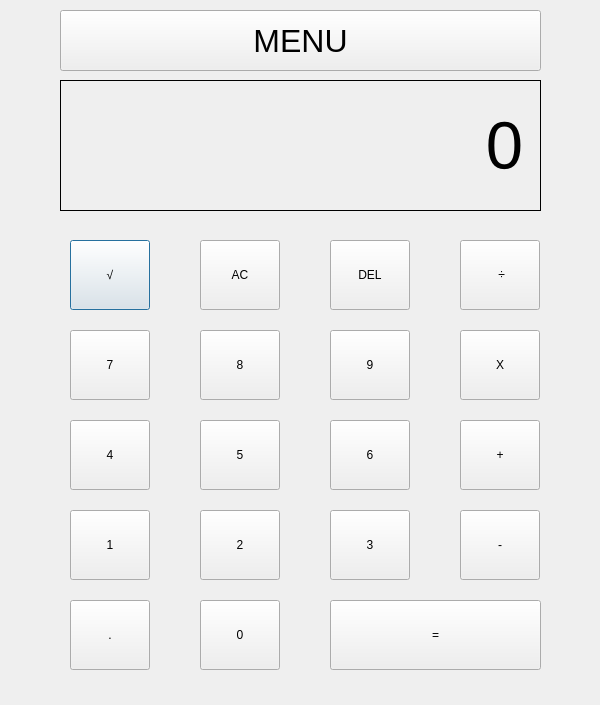
<?xml version="1.0" encoding="UTF-8"?>
<ui version="4.0">
 <class>Dialog</class>
 <widget class="QDialog" name="Dialog">
  <property name="geometry">
   <rect>
    <x>0</x>
    <y>0</y>
    <width>600</width>
    <height>705</height>
   </rect>
  </property>
  <property name="windowTitle">
   <string>Dialog</string>
  </property>
  <widget class="QLabel" name="DISPLAY">
   <property name="geometry">
    <rect>
     <x>60</x>
     <y>80</y>
     <width>481</width>
     <height>131</height>
    </rect>
   </property>
   <property name="font">
    <font>
     <pointsize>50</pointsize>
    </font>
   </property>
   <property name="frameShape">
    <enum>QFrame::Box</enum>
   </property>
   <property name="text">
    <string>0</string>
   </property>
   <property name="alignment">
    <set>Qt::AlignRight|Qt::AlignTrailing|Qt::AlignVCenter</set>
   </property>
   <property name="margin">
    <number>0</number>
   </property>
  </widget>
  <widget class="QPushButton" name="RAIZ">
   <property name="geometry">
    <rect>
     <x>70</x>
     <y>240</y>
     <width>80</width>
     <height>70</height>
    </rect>
   </property>
   <property name="text">
    <string>√</string>
   </property>
  </widget>
  <widget class="QPushButton" name="AC">
   <property name="geometry">
    <rect>
     <x>200</x>
     <y>240</y>
     <width>80</width>
     <height>70</height>
    </rect>
   </property>
   <property name="text">
    <string>AC</string>
   </property>
  </widget>
  <widget class="QPushButton" name="DEL">
   <property name="geometry">
    <rect>
     <x>330</x>
     <y>240</y>
     <width>80</width>
     <height>70</height>
    </rect>
   </property>
   <property name="text">
    <string>DEL</string>
   </property>
  </widget>
  <widget class="QPushButton" name="DIVISAO">
   <property name="geometry">
    <rect>
     <x>460</x>
     <y>240</y>
     <width>80</width>
     <height>70</height>
    </rect>
   </property>
   <property name="text">
    <string> ÷</string>
   </property>
  </widget>
  <widget class="QPushButton" name="NOVE">
   <property name="geometry">
    <rect>
     <x>330</x>
     <y>330</y>
     <width>80</width>
     <height>70</height>
    </rect>
   </property>
   <property name="text">
    <string>9</string>
   </property>
  </widget>
  <widget class="QPushButton" name="VEZES">
   <property name="geometry">
    <rect>
     <x>460</x>
     <y>330</y>
     <width>80</width>
     <height>70</height>
    </rect>
   </property>
   <property name="text">
    <string>X</string>
   </property>
  </widget>
  <widget class="QPushButton" name="OITO">
   <property name="geometry">
    <rect>
     <x>200</x>
     <y>330</y>
     <width>80</width>
     <height>70</height>
    </rect>
   </property>
   <property name="text">
    <string>8</string>
   </property>
  </widget>
  <widget class="QPushButton" name="SETE">
   <property name="geometry">
    <rect>
     <x>70</x>
     <y>330</y>
     <width>80</width>
     <height>70</height>
    </rect>
   </property>
   <property name="text">
    <string>7</string>
   </property>
  </widget>
  <widget class="QPushButton" name="SEIS">
   <property name="geometry">
    <rect>
     <x>330</x>
     <y>420</y>
     <width>80</width>
     <height>70</height>
    </rect>
   </property>
   <property name="text">
    <string>6</string>
   </property>
  </widget>
  <widget class="QPushButton" name="MAIS">
   <property name="geometry">
    <rect>
     <x>460</x>
     <y>420</y>
     <width>80</width>
     <height>70</height>
    </rect>
   </property>
   <property name="text">
    <string>+</string>
   </property>
  </widget>
  <widget class="QPushButton" name="CINCO">
   <property name="geometry">
    <rect>
     <x>200</x>
     <y>420</y>
     <width>80</width>
     <height>70</height>
    </rect>
   </property>
   <property name="text">
    <string>5</string>
   </property>
  </widget>
  <widget class="QPushButton" name="QUATRO">
   <property name="geometry">
    <rect>
     <x>70</x>
     <y>420</y>
     <width>80</width>
     <height>70</height>
    </rect>
   </property>
   <property name="text">
    <string>4</string>
   </property>
  </widget>
  <widget class="QPushButton" name="TRES">
   <property name="geometry">
    <rect>
     <x>330</x>
     <y>510</y>
     <width>80</width>
     <height>70</height>
    </rect>
   </property>
   <property name="text">
    <string>3</string>
   </property>
  </widget>
  <widget class="QPushButton" name="MENOS">
   <property name="geometry">
    <rect>
     <x>460</x>
     <y>510</y>
     <width>80</width>
     <height>70</height>
    </rect>
   </property>
   <property name="text">
    <string>-</string>
   </property>
  </widget>
  <widget class="QPushButton" name="DOIS">
   <property name="geometry">
    <rect>
     <x>200</x>
     <y>510</y>
     <width>80</width>
     <height>70</height>
    </rect>
   </property>
   <property name="text">
    <string>2</string>
   </property>
  </widget>
  <widget class="QPushButton" name="UM">
   <property name="geometry">
    <rect>
     <x>70</x>
     <y>510</y>
     <width>80</width>
     <height>70</height>
    </rect>
   </property>
   <property name="text">
    <string>1</string>
   </property>
  </widget>
  <widget class="QPushButton" name="IGUAL">
   <property name="geometry">
    <rect>
     <x>330</x>
     <y>600</y>
     <width>211</width>
     <height>70</height>
    </rect>
   </property>
   <property name="text">
    <string>=</string>
   </property>
  </widget>
  <widget class="QPushButton" name="PONTO">
   <property name="geometry">
    <rect>
     <x>70</x>
     <y>600</y>
     <width>80</width>
     <height>70</height>
    </rect>
   </property>
   <property name="text">
    <string>.</string>
   </property>
  </widget>
  <widget class="QPushButton" name="ZERO">
   <property name="geometry">
    <rect>
     <x>200</x>
     <y>600</y>
     <width>80</width>
     <height>70</height>
    </rect>
   </property>
   <property name="text">
    <string>0</string>
   </property>
  </widget>
  <widget class="QPushButton" name="MENU">
   <property name="geometry">
    <rect>
     <x>60</x>
     <y>10</y>
     <width>481</width>
     <height>61</height>
    </rect>
   </property>
   <property name="font">
    <font>
     <pointsize>24</pointsize>
    </font>
   </property>
   <property name="text">
    <string>MENU</string>
   </property>
  </widget>
 </widget>
 <resources/>
 <connections/>
</ui>
